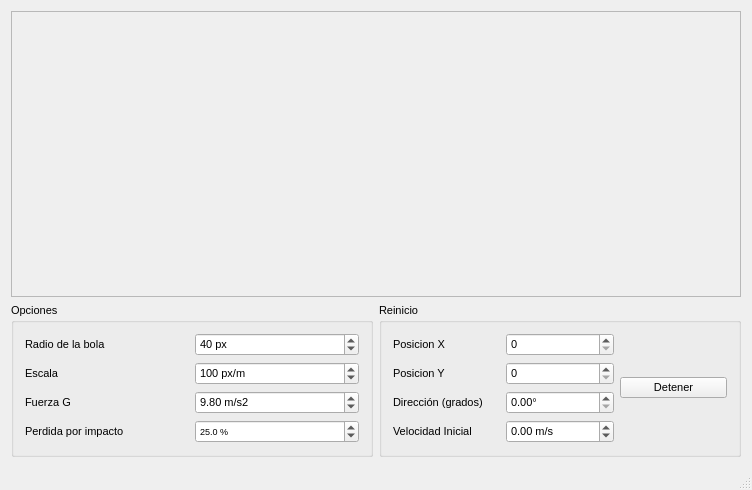
<?xml version="1.0" encoding="UTF-8"?>
<ui version="4.0">
 <class>QForm1</class>
 <widget class="QMainWindow" name="QForm1">
  <property name="geometry">
   <rect>
    <x>0</x>
    <y>0</y>
    <width>752</width>
    <height>490</height>
   </rect>
  </property>
  <property name="windowTitle">
   <string>QForm1</string>
  </property>
  <widget class="QWidget" name="centralWidget">
   <property name="layoutDirection">
    <enum>Qt::LeftToRight</enum>
   </property>
   <layout class="QGridLayout" name="gridLayout_3">
    <item row="0" column="0">
     <layout class="QGridLayout" name="gridLayout_2" rowstretch="4,1">
      <item row="0" column="0">
       <widget class="QFrame" name="frame">
        <property name="sizePolicy">
         <sizepolicy hsizetype="Preferred" vsizetype="Preferred">
          <horstretch>0</horstretch>
          <verstretch>0</verstretch>
         </sizepolicy>
        </property>
        <property name="frameShape">
         <enum>QFrame::StyledPanel</enum>
        </property>
        <property name="frameShadow">
         <enum>QFrame::Raised</enum>
        </property>
       </widget>
      </item>
      <item row="1" column="0">
       <layout class="QHBoxLayout" name="horizontalLayout_3" stretch="1,1">
        <item>
         <widget class="QGroupBox" name="groupBox">
          <property name="font">
           <font>
            <pointsize>8</pointsize>
           </font>
          </property>
          <property name="title">
           <string>Opciones</string>
          </property>
          <layout class="QGridLayout" name="gridLayout">
           <item row="0" column="0">
            <layout class="QHBoxLayout" name="horizontalLayout">
             <item>
              <layout class="QVBoxLayout" name="verticalLayout_2">
               <item>
                <widget class="QLabel" name="label">
                 <property name="font">
                  <font>
                   <pointsize>8</pointsize>
                  </font>
                 </property>
                 <property name="text">
                  <string>Radio de la bola</string>
                 </property>
                </widget>
               </item>
               <item>
                <widget class="QLabel" name="label_2">
                 <property name="font">
                  <font>
                   <pointsize>8</pointsize>
                  </font>
                 </property>
                 <property name="text">
                  <string>Escala</string>
                 </property>
                </widget>
               </item>
               <item>
                <widget class="QLabel" name="label_3">
                 <property name="font">
                  <font>
                   <pointsize>8</pointsize>
                  </font>
                 </property>
                 <property name="text">
                  <string>Fuerza G</string>
                 </property>
                </widget>
               </item>
               <item>
                <widget class="QLabel" name="label_4">
                 <property name="font">
                  <font>
                   <pointsize>8</pointsize>
                  </font>
                 </property>
                 <property name="text">
                  <string>Perdida por impacto</string>
                 </property>
                </widget>
               </item>
              </layout>
             </item>
             <item>
              <layout class="QVBoxLayout" name="verticalLayout">
               <item>
                <widget class="QSpinBox" name="spinBox">
                 <property name="font">
                  <font>
                   <pointsize>8</pointsize>
                  </font>
                 </property>
                 <property name="suffix">
                  <string> px</string>
                 </property>
                 <property name="minimum">
                  <number>5</number>
                 </property>
                 <property name="maximum">
                  <number>999</number>
                 </property>
                 <property name="value">
                  <number>40</number>
                 </property>
                </widget>
               </item>
               <item>
                <widget class="QSpinBox" name="spinBox_2">
                 <property name="font">
                  <font>
                   <pointsize>8</pointsize>
                  </font>
                 </property>
                 <property name="suffix">
                  <string> px/m</string>
                 </property>
                 <property name="minimum">
                  <number>1</number>
                 </property>
                 <property name="maximum">
                  <number>10000</number>
                 </property>
                 <property name="value">
                  <number>100</number>
                 </property>
                </widget>
               </item>
               <item>
                <widget class="QDoubleSpinBox" name="doubleSpinBox">
                 <property name="font">
                  <font>
                   <pointsize>8</pointsize>
                  </font>
                 </property>
                 <property name="suffix">
                  <string> m/s2</string>
                 </property>
                 <property name="minimum">
                  <double>-999.990000000000009</double>
                 </property>
                 <property name="maximum">
                  <double>999.990000000000009</double>
                 </property>
                 <property name="singleStep">
                  <double>1.000000000000000</double>
                 </property>
                 <property name="value">
                  <double>9.800000000000001</double>
                 </property>
                </widget>
               </item>
               <item>
                <widget class="QDoubleSpinBox" name="doubleSpinBox_2">
                 <property name="font">
                  <font>
                   <pointsize>7</pointsize>
                  </font>
                 </property>
                 <property name="suffix">
                  <string notr="true"> %</string>
                 </property>
                 <property name="decimals">
                  <number>1</number>
                 </property>
                 <property name="value">
                  <double>25.000000000000000</double>
                 </property>
                </widget>
               </item>
              </layout>
             </item>
            </layout>
           </item>
          </layout>
         </widget>
        </item>
        <item>
         <widget class="QGroupBox" name="groupBox_2">
          <property name="font">
           <font>
            <pointsize>8</pointsize>
           </font>
          </property>
          <property name="title">
           <string>Reinicio</string>
          </property>
          <layout class="QGridLayout" name="gridLayout_4">
           <item row="0" column="0">
            <layout class="QHBoxLayout" name="horizontalLayout_2">
             <item>
              <layout class="QVBoxLayout" name="verticalLayout_3">
               <item>
                <widget class="QLabel" name="label_5">
                 <property name="font">
                  <font>
                   <pointsize>8</pointsize>
                  </font>
                 </property>
                 <property name="text">
                  <string>Posicion X</string>
                 </property>
                </widget>
               </item>
               <item>
                <widget class="QLabel" name="label_6">
                 <property name="font">
                  <font>
                   <pointsize>8</pointsize>
                  </font>
                 </property>
                 <property name="text">
                  <string>Posicion Y</string>
                 </property>
                </widget>
               </item>
               <item>
                <widget class="QLabel" name="label_7">
                 <property name="font">
                  <font>
                   <pointsize>8</pointsize>
                  </font>
                 </property>
                 <property name="text">
                  <string>Dirección (grados)</string>
                 </property>
                </widget>
               </item>
               <item>
                <widget class="QLabel" name="label_8">
                 <property name="font">
                  <font>
                   <pointsize>8</pointsize>
                  </font>
                 </property>
                 <property name="text">
                  <string>Velocidad Inicial</string>
                 </property>
                </widget>
               </item>
              </layout>
             </item>
             <item>
              <layout class="QVBoxLayout" name="verticalLayout_4">
               <item>
                <widget class="QSpinBox" name="spinBoxPosX">
                 <property name="font">
                  <font>
                   <pointsize>8</pointsize>
                  </font>
                 </property>
                 <property name="maximum">
                  <number>10000</number>
                 </property>
                </widget>
               </item>
               <item>
                <widget class="QSpinBox" name="spinBoxPosY">
                 <property name="font">
                  <font>
                   <pointsize>8</pointsize>
                  </font>
                 </property>
                 <property name="maximum">
                  <number>10000</number>
                 </property>
                </widget>
               </item>
               <item>
                <widget class="QDoubleSpinBox" name="doubleSpinBoxGrados">
                 <property name="font">
                  <font>
                   <pointsize>8</pointsize>
                  </font>
                 </property>
                 <property name="suffix">
                  <string>°</string>
                 </property>
                 <property name="minimum">
                  <double>0.000000000000000</double>
                 </property>
                 <property name="maximum">
                  <double>360.000000000000000</double>
                 </property>
                </widget>
               </item>
               <item>
                <widget class="QDoubleSpinBox" name="doubleSpinBoxVel">
                 <property name="font">
                  <font>
                   <pointsize>8</pointsize>
                  </font>
                 </property>
                 <property name="suffix">
                  <string> m/s</string>
                 </property>
                 <property name="minimum">
                  <double>-10000000000000000.000000000000000</double>
                 </property>
                 <property name="maximum">
                  <double>999999999999999.000000000000000</double>
                 </property>
                </widget>
               </item>
              </layout>
             </item>
             <item>
              <widget class="QPushButton" name="pushButton">
               <property name="font">
                <font>
                 <pointsize>8</pointsize>
                </font>
               </property>
               <property name="text">
                <string>Detener</string>
               </property>
              </widget>
             </item>
            </layout>
           </item>
          </layout>
         </widget>
        </item>
       </layout>
      </item>
     </layout>
    </item>
   </layout>
  </widget>
  <widget class="QStatusBar" name="statusBar"/>
 </widget>
 <layoutdefault spacing="6" margin="11"/>
 <resources/>
 <connections/>
</ui>
